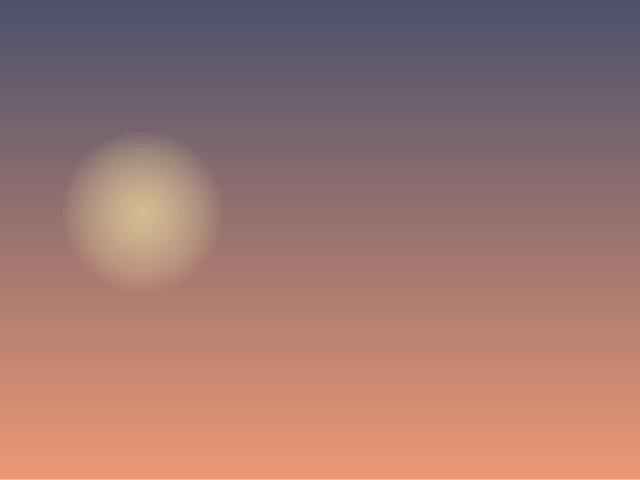
Frame 1 (no input)
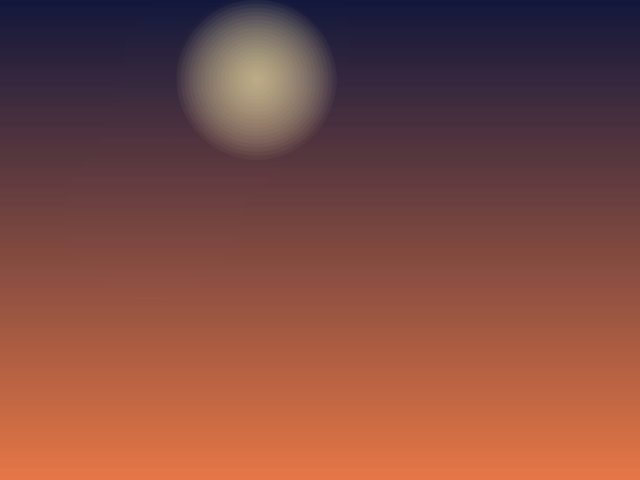
Frame 60 (no input)
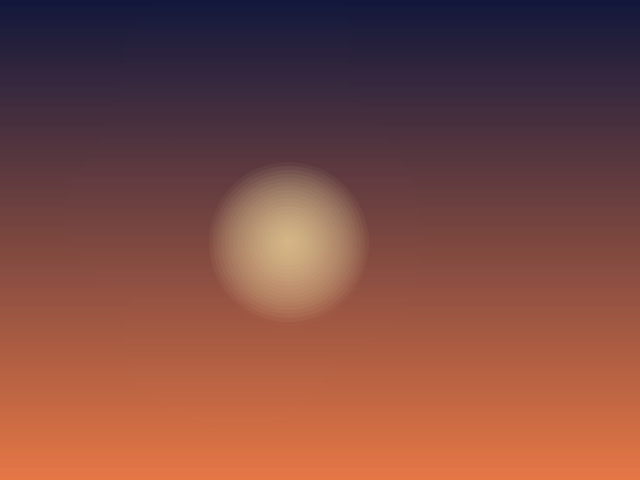
Frame 120 (the mouse pressed at the canvas centre since frame 60)

The p5.js sketch that drew these frames (run headless with seeded random() and noise() and a simulated clock; from frame 60 on, the mouse is pressed at the canvas centre):

// p5.js sketch
// ── sketch.js
// good-graphics — a looping sketch that paints into createGraphics() buffers.
// Job 1542 (entry 1531, 2026-09-24) made two gradient buffers this way and never
// called noLoop(), and the gate reported is_looping false and skipped
// frame_advancing as if it had. p5 1.11's Graphics constructor runs
// p5.prototype._initializeInstanceVariables on the buffer itself, and the gate's
// hook on that method kept whatever it was last called with, so every runtime
// read came off the second buffer: no draw loop, a frameCount stuck at 0, and
// the buffer's own width and height. The same sketch with
// document.createElement('canvas') buffers read true and true.
//
// The canvas is a fixed 640x480 and neither buffer is, so size(640,480) reads
// the sketch and not the last buffer made.

let sky, glow;
let t = 0;

function setup() {
  createCanvas(640, 480);
  randomSeed(1);
  noiseSeed(1);

  // A vertical gradient one strip wide, stretched across the canvas each frame.
  sky = createGraphics(32, 480);
  for (let y = 0; y < sky.height; y++) {
    sky.stroke(lerpColor(color(18, 24, 60), color(230, 120, 70), y / sky.height));
    sky.line(0, y, sky.width, y);
  }

  // A soft round glow, the last buffer made: 160x160.
  glow = createGraphics(160, 160);
  glow.noStroke();
  for (let r = 80; r > 0; r -= 4) {
    glow.fill(255, 230, 160, 12);
    glow.ellipse(80, 80, r * 2, r * 2);
  }
}

function draw() {
  image(sky, 0, 0, width, height);
  t += 0.02;
  image(glow, width * noise(t) - 80, height * noise(t + 50) - 80);
}
